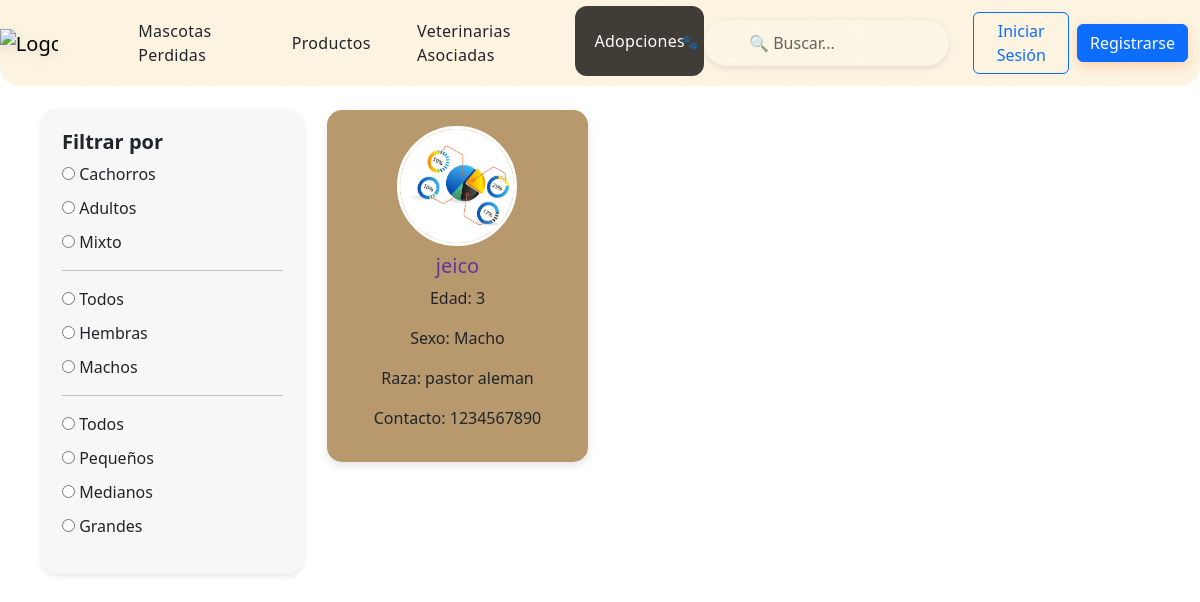
Before: /adopciones/ with the older database file.
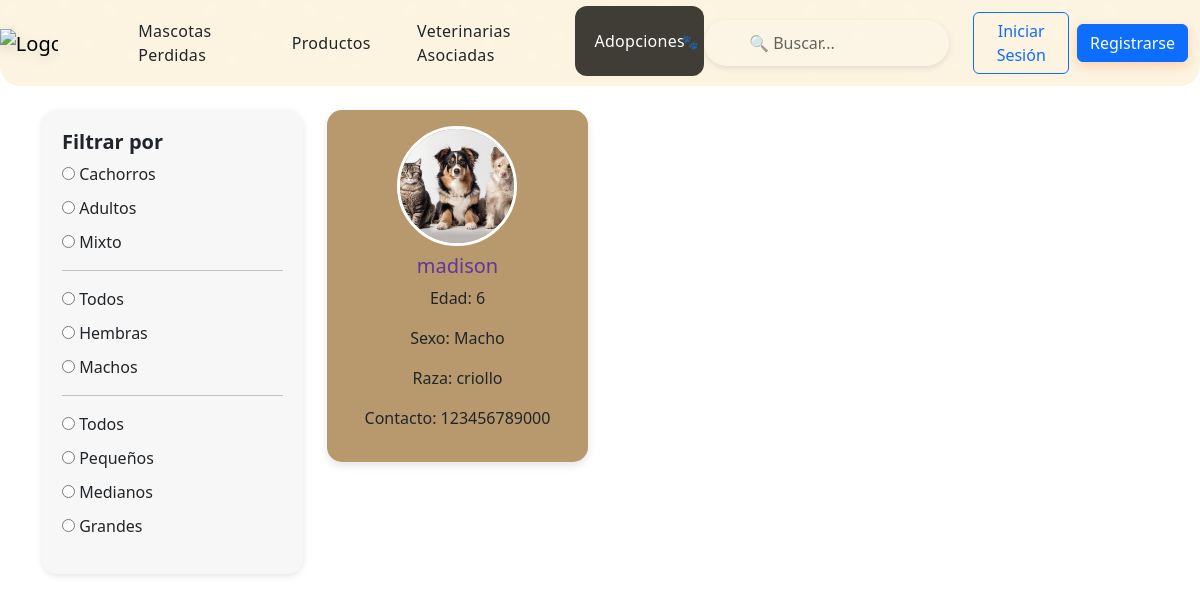
After: the same page with the newer database file.
### cuidandoHuellas/models.py (models this page shows, shortened)
class PublicacionMascota(models.Model):
    TIPO_PUBLICACION = (
        ('perdida', 'Mascota Perdida'),
        ('adopcion', 'Mascota en Adopción'),
    )
    usuario = models.ForeignKey(Usuario, on_delete=models.CASCADE, related_name='publicaciones')
    descripcion = models.TextField()
    fecha_publicacion = models.DateTimeField(auto_now_add=True)
    tipo_publicacion = models.CharField(
        max_length=10,
        choices=TIPO_PUBLICACION,
        null=False,
        blank=False
    )
    nombre_mascota = models.CharField(
        max_length=100,
        validators=[
            RegexValidator(
                regex=r'^[A-Za-zÁÉÍÓÚáéíóúÑñ\s]+$',
                message="El nombre solo puede contener letras y espacios"
            )
        ],
        null=True,
        blank=True
    )
    edad = models.PositiveIntegerField(
        null=True,
        blank=True,
        help_text="Edad en años"
    )
    raza = models.CharField(
        max_length=100,
        validators=[
            RegexValidator(
                regex=r'^[A-Za-zÁÉÍÓÚáéíóúÑñ\s]+$',
                message="La raza solo puede contener letras y espacios"
            )
        ],
        null=True,
        blank=True
    )
    SEXO_CHOICES = [
        ('Macho', 'Macho'),
        ('Hembra', 'Hembra'),
    ]
    sexo = models.CharField(
        max_length=10,
        choices=SEXO_CHOICES,
        null=True,
        blank=True
    )
    contacto = models.CharField(
        max_length=20,
        validators=[
            RegexValidator(
                regex=r'^\d{7,15}$',
                message="El contacto debe contener entre 7 y 15 dígitos"
            )
        ],
        null=True,
        blank=True
    )

class FotoMascota(models.Model):
    publicacion = models.ForeignKey(PublicacionMascota, on_delete=models.CASCADE, related_name='fotos')
    imagen = models.ImageField(
        upload_to='fotos_mascotas/',
        validators=[validar_extension_imagen]
    )

### cuidandoHuellas/views.py (the view)
# urls.py: path('adopciones/',views.adopciones,name="adopciones"),
def adopciones(request):
    publicaciones = PublicacionMascota.objects.filter(tipo_publicacion='adopcion').order_by('-fecha_publicacion')
    return render(request, "usuarios/adopciones.html", {
        "publicaciones": publicaciones
    })

### cuidandoHuellas/templates/usuarios/adopciones.html (shortened to what this page needs)
{% extends 'administrador/base_sesion.html' %}
{% load static %}
{% block estilos_unicos %}
    <link rel="stylesheet" href="{% static 'css/usuarios/adopciones.css' %}">
    <link href="{% static 'css/bootstrap.min.css' %}" rel="stylesheet">
{% endblock %}
{% block contenido %}
<div class="container my-4">
    <div class="row">
        <div class="col-md-3">
            <div class="side-menu">
                <h5>Filtrar por</h5>
                <ul class="list-unstyled">
                    <li><input type="radio" name="edad"> Cachorros</li>
                    <li><input type="radio" name="edad"> Adultos</li>
                    <li><input type="radio" name="edad"> Mixto</li>
                    <hr>
                    <li><input type="radio" name="sexo"> Todos</li>
                    <li><input type="radio" name="sexo"> Hembras</li>
                    <li><input type="radio" name="sexo"> Machos</li>
                    <hr>
                    <li><input type="radio" name="tamano"> Todos</li>
                    <li><input type="radio" name="tamano"> Pequeños</li>
                    <li><input type="radio" name="tamano"> Medianos</li>
                    <li><input type="radio" name="tamano"> Grandes</li>
                </ul>
            </div>
        </div>
        <div class="col-md-9">
            <div class="row">
                {% for publicacion in publicaciones %}
                    {% if publicacion.tipo_publicacion == 'adopcion' %}
                        <div class="col-md-4 mb-4">
                            <div class="dog-card text-center p-3">
                                {% if publicacion.fotos.first %}
                                    <img src="{{ publicacion.fotos.first.imagen.url }}" alt="{{ publicacion.nombre_mascota }}" class="dog-image mb-2">
                                {% else %}
                                    <div class="dog-image placeholder bg-secondary mb-2 d-flex align-items-center justify-content-center text-white">
                                        <i class="fas fa-paw fa-2x"></i>
                                    </div>
                                {% endif %}
                                <h5 class="text-purple">{{ publicacion.nombre_mascota }}</h5>
                                <p>Edad: {{ publicacion.edad }}</p>
                                <p>Sexo: {{ publicacion.sexo }}</p>
                                <p>Raza: {{ publicacion.raza }}</p>
                                <p>Contacto: {{ publicacion.contacto }}</p>
                            </div>
                        </div>
                    {% endif %}
                {% empty %}
                    <p class="text-center">No hay mascotas disponibles para adopción.</p>
                {% endfor %}
            </div>
        </div>
    </div>
</div>
{% endblock %}

### cuidandoHuellas/templates/administrador/base_sesion.html (shortened to what this page needs)
{% load static %}
<!DOCTYPE html>
<html lang="es">
<head>
    <link rel="stylesheet" href="{% static 'css/administrador/base_sesion.css' %}">
    <link rel="stylesheet" href="{% static 'css/bootstrap.min.css' %}">
    <link rel="stylesheet" href="https://cdnjs.cloudflare.com/ajax/libs/font-awesome/6.0.0/css/all.min.css">
    {% block estilos_unicos %} {% endblock %}
</head>
<body>
<nav class="navbar navbar-expand-lg">
    <div class="container-fluid">
        <a class="navbar-brand" href="{% url 'pagina_principal' %}">
            <img src="{% static 'img/logo_ch.png' %}" alt="Logo">
        </a>
        <div class="collapse navbar-collapse" id="navbarContent">
            <ul class="navbar-nav me-auto mb-2 mb-lg-0">
                <li class="nav-item">
                    <a class="nav-link {% if request.resolver_match.url_name == 'mascotas_perdidas' %}active{% endif %}" href="{% url 'mascotas_perdidas' %}">Mascotas Perdidas</a>
                </li>
                <li class="nav-item">
                    <a class="nav-link {% if request.resolver_match.url_name == 'productos_usuarios' %}active{% endif %}" href="{% url 'productos_usuarios' %}">Productos</a>
                </li>
                <li class="nav-item">
                    <a class="nav-link {% if request.resolver_match.url_name == 'veterinarias_asociadas' %}active{% endif %}" href="{% url 'veterinarias_asociadas' %}">Veterinarias Asociadas</a>
                </li>
                <li class="nav-item">
                    <a class="nav-link {% if request.resolver_match.url_name == 'adopciones' %}active{% endif %}" href="{% url 'adopciones' %}">Adopciones</a>
                </li>
            </ul>
            <div class="search-container d-none d-lg-block">
                <input type="text" class="search-input" placeholder="🔍 Buscar...">
            </div>
            {% if request.session.pista %}
                    <div class="dropdown me-3">
                        <button class="btn dropdown-toggle" type="button" data-bs-toggle="dropdown" aria-expanded="false">
                            {% if request.session.pista.foto_perfil %}
                                <img src="{{ request.session.pista.foto_perfil }}" alt="Foto de perfil" class="user-icon rounded-circle" style="width: 40px; height: 40px; object-fit: cover;">
                            {% else %}
                                <img src="{% static 'img/frame_user.png' %}" alt="Usuario" class="user-icon">
                            {% endif %}
                        </button>
                        <ul class="dropdown-menu dropdown-menu-end">
                            <li>
                                <a class="dropdown-item" href="{% url 'pagina_usuario' %}">
                                    <i class="fas fa-user"></i>
                                    {{ request.session.pista.nombre_completo }}
                                </a>
                            </li>
                            <li>
                                <a class="dropdown-item" href="{% url 'editar_usuario' %}">
                                    <i class="fas fa-edit"></i>
                                    Editar Perfil
                                </a>
                            </li>
                            <li>
                                <a class="dropdown-item disabled" href="#" tabindex="-1" aria-disabled="true">
                                    <i class="fas fa-history"></i>
                                    Mis publicaciones
                                </a>
                            </li>
                            <li>
                                <a class="dropdown-item disabled" href="#" tabindex="-1" aria-disabled="true">
                                    <i class="fas fa-cog"></i>
                                    Configuración
                                </a>
                            </li>
                            {% if request.session.pista.rol == 1 %}
                            <li>
                                <a class="dropdown-item" href="{% url 'pagina_administrador' %}">
                                    <i class="fas fa-user-shield"></i>
                                    <strong>Panel Administrador</strong>
                                </a>
                            </li>
                            {% endif %}
                            <li><hr class="dropdown-divider"></li>
                            <li>
                                <a class="dropdown-item" href="{% url 'cerrar_sesion' %}">
                                    <i class="fas fa-sign-out-alt"></i>
                                    Cerrar Sesión
                                </a>
                            </li>
                        </ul>
                    </div>
                </div>
            {% else %}
                <div class="d-flex align-items-center">
                    <a href="{% url 'iniciar_sesion' %}" class="btn btn-outline-primary me-2">Iniciar Sesión</a>
                    <a href="{% url 'registrarse' %}" class="btn btn-primary">Registrarse</a>
                </div>
            {% endif %}
        </div>
    </div>
</nav>
{% block contenido %}
{% endblock %}
</body>
</html>

### cuidandoHuellas/static/css/administrador/base_sesion.css (style rules this page uses)
.nav-link.active { color: white !important; transform: translateY(-2px); background-color: #403D36; }
.nav-link.active::before { content: ""; position: absolute; top: 50%; left: 0; width: 100%; height: 100%; background-color: var(--accent-color); z-index: -1; transform: translateY(-50%); border-radius: 8px; opacity: 1; }
.nav-link.active::after { content: "🐾"; font-size: 14px; position: absolute; right: 6px; top: 50%; transform: translateY(-50%); opacity: 0.8; }
.navbar { background-color: #fcf4e1 !important; background: linear-gradient(135deg, var(--gradient-start), var(--gradient-end)); padding: 0.8rem 1.5rem; box-shadow: 0 4px 20px var(--shadow-color), 0 0 0 1px rgba(255, 255, 255, 0.1) inset; border-radius: 0 0 20px 20px; position: relative; z-index: 100; }
.navbar::before { content: ""; position: absolute; top: 0; left: 0; right: 0; bottom: 0; border-radius: 0 0 20px 20px; opacity: 0.3; z-index: -1; }
.navbar-brand { position: relative; padding: 0.5rem 0.8rem; margin-right: 2rem; transition: transform var(--transition-speed); }
.navbar-brand img { height: 69px; margin-left: -25px; filter: drop-shadow(0 4px 6px rgba(0, 0, 0, 0.1)); transition: all var(--transition-speed); }
.navbar-nav { display: flex; justify-content: space-between; gap: 0.5rem; flex-grow: 0.9; margin: 0 2rem; }
.nav-item { position: relative; display: flex; justify-content: center; }
.nav-link { color: var(--text-color) !important; font-size: 1rem !important; font-weight: 500 !important; padding: 0.7rem 1.2rem !important; border-radius: 12px !important; transition: all var(--transition-speed) !important; position: relative !important; z-index: 1 !important; overflow: hidden !important; display: flex !important; align-items: center !important; justify-content: center !important; letter-spacing: 0.3px !important; }
.nav-link::before { content: ""; position: absolute; top: 50%; left: 0; width: 100%; height: 0; background-color: var(--accent-color); z-index: -1; transform: translateY(-50%); transition: height var(--transition-speed); border-radius: 8px; opacity: 0; }
.nav-link::after { content: "🐾"; position: absolute; font-size: 0; right: 6px; top: 50%; transform: translateY(-50%); transition: all var(--transition-speed); opacity: 0; }
.search-container { position: relative; width: 280px; margin-right: 1.5rem; }
.search-input { width: 100%; padding: 0.7rem 1.2rem 0.7rem 2.8rem; border-radius: 30px; border: none; background-color: rgba(255, 255, 255, 0.15); color: var(--text-color); backdrop-filter: blur(4px); transition: all var(--transition-speed); box-shadow: 0 2px 6px rgba(0, 0, 0, 0.1); }
.search-input::placeholder { color: rgba(0, 0, 0, 0.6); }
.search-container::before { position: absolute; left: 12px; top: 50%; transform: translateY(-50%); font-size: 16px; pointer-events: none; }
.btn-outline-primary { color: var(--text-color); border: 2px solid rgba(255, 255, 255, 0.3); border-radius: 30px; padding: 0.5rem 1.2rem; font-weight: 500; transition: all var(--transition-speed); background: transparent; }
.btn-primary { background-color: var(--accent-color); border: none; border-radius: 30px; padding: 0.5rem 1.2rem; font-weight: 500; transition: all var(--transition-speed); box-shadow: 0 4px 12px rgba(255, 125, 60, 0.3); }
.navbar { animation: navbarAppear 0.6s ease-out forwards; }

### cuidandoHuellas/static/css/usuarios/adopciones.css (style rules this page uses)
.dog-card { background-color: #b7996d; border-radius: 15px; padding: 15px; box-shadow: 0 4px 8px rgba(0,0,0,0.1); height: 100%; }
.dog-image { width: 120px; height: 120px; object-fit: cover; border-radius: 50%; border: 3px solid white; display: block; margin: 0 auto; }
.text-purple { color: rebeccapurple; }
.side-menu { background-color: #f7f7f7; padding: 20px; border-radius: 15px; box-shadow: 0 2px 6px rgba(0,0,0,0.1); }
.side-menu h5 { font-weight: bold; }
.side-menu ul li { margin-bottom: 10px; }

Changed rows visible on the page:
removed PublicacionMascota: fotos.first.imagen (picture), nombre_mascota "jeico", edad "3", sexo "Macho", raza "pastor aleman", contacto "1234567890"
added PublicacionMascota: fotos.first.imagen (picture), nombre_mascota "madison", edad "6", sexo "Macho", raza "criollo", contacto "123456789000"
